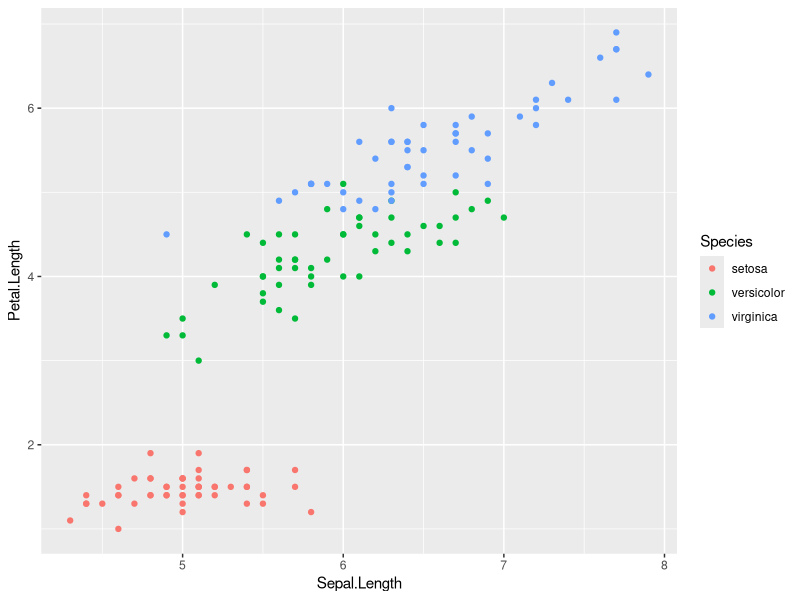
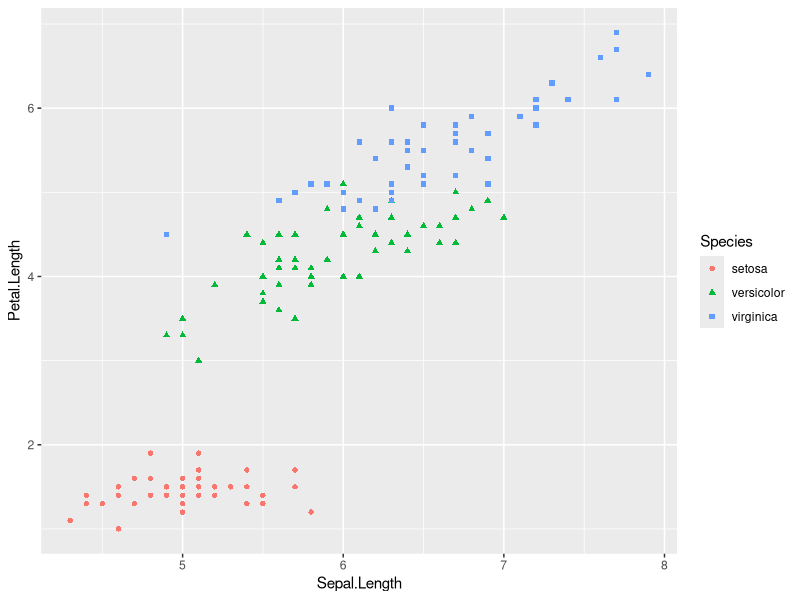
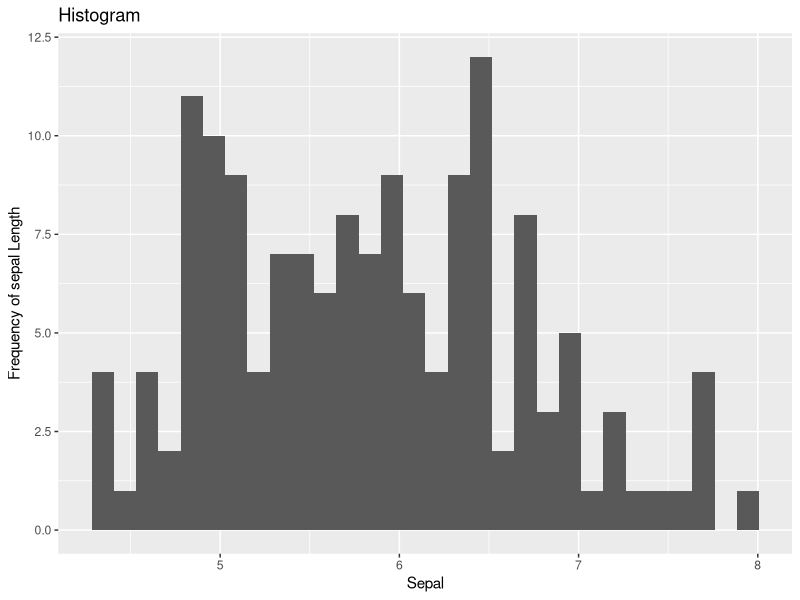
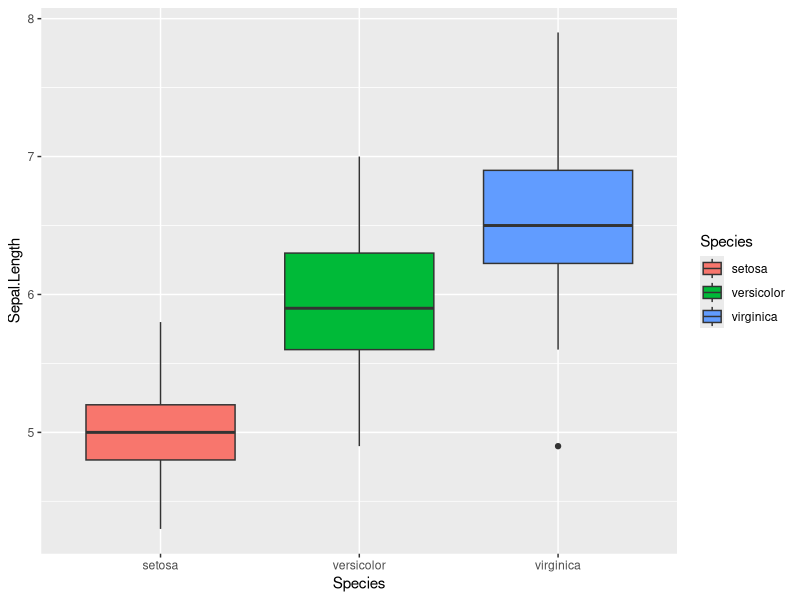
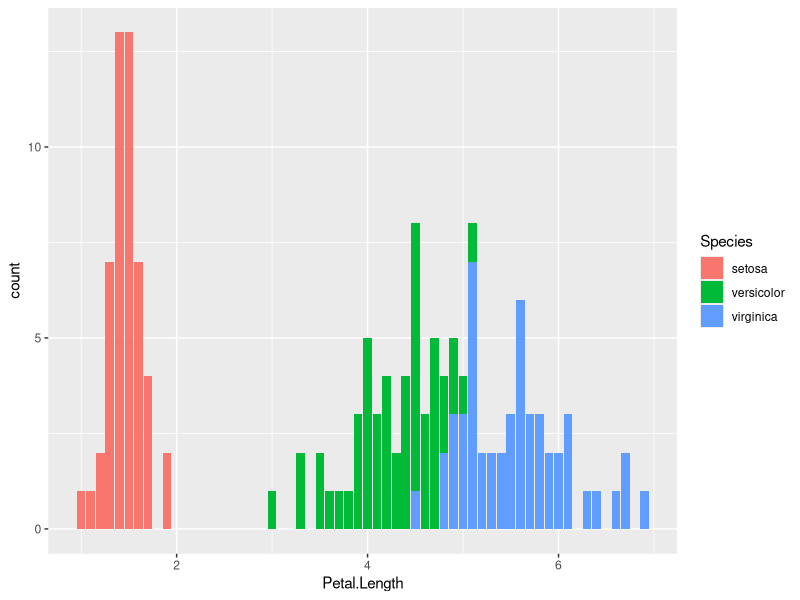
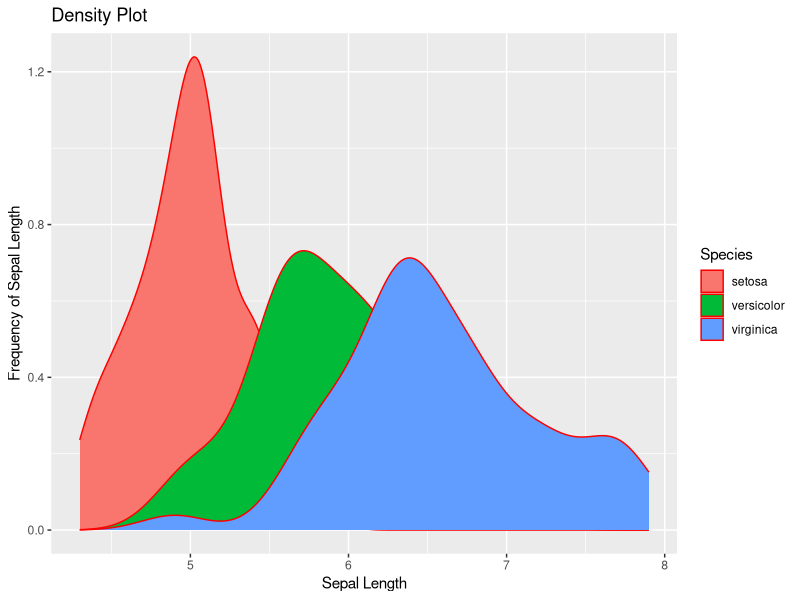
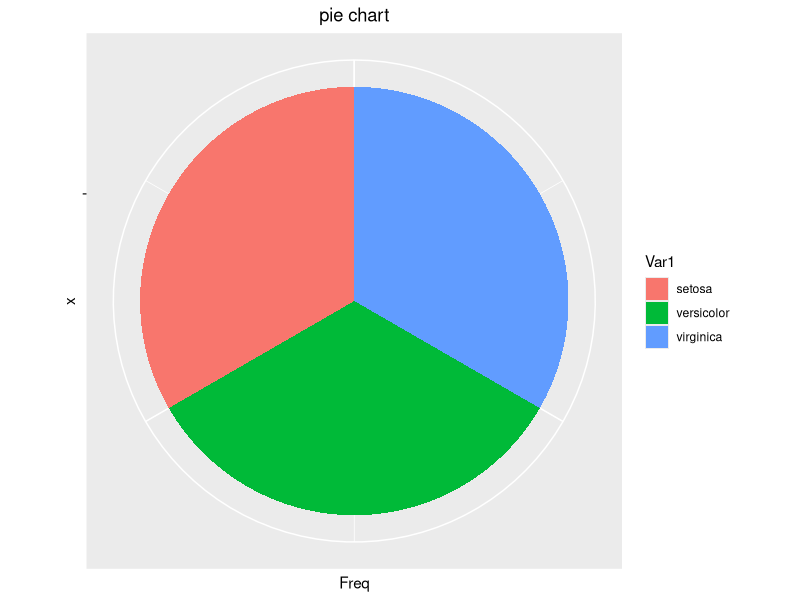
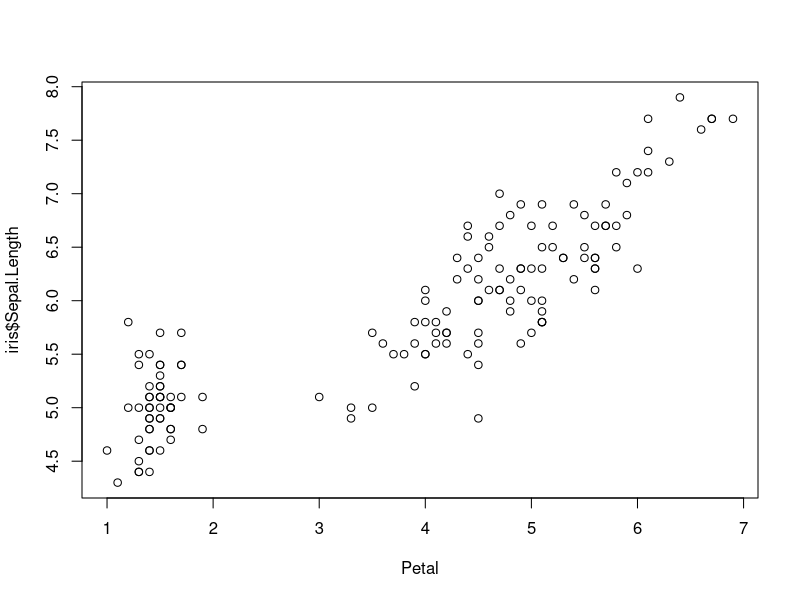

Write R code to recreate these figures, in order. (Note: this script raises an error after producing the figures.)
#ggplot2
install.packages(ggplot2)
library(ggplot2)
View(iris)
str(iris)
summary(iris)
?iris
#scatter plot
ggplot(data = iris, aes(x=Sepal.Length,y=Petal.Length,
                        col=Species))+
  geom_point()


ggplot(data = iris, aes(x=Sepal.Length,y=Petal.Length,
                        col=Species,shape=Species))+
  geom_point()
#histogram
ggplot(data=iris, aes(x=Sepal.Length))+
  labs(x="Sepal",y="Frequency of sepal Length")+
  geom_histogram()+
  ggtitle("Histogram")
#boxplot
ggplot(data=iris, aes(x=Species, y=Sepal.Length,
                      fill=Species))+
  geom_boxplot()
#barplot
ggplot(data=iris, aes(x=Petal.Length,
                      fill=Species))+
  geom_bar()

#use two stat_countggplot
#(data=iris,aes(x=Species, y=Petal.Length,fill=species))
#geom_bar(stat='identity',col="Red")


install.packages(ggplot2)
library(ggplot2)

ggplot(data=iris, aes(x=Sepal.Length, fill =Species))+
  labs(x="Sepal Length" , y="Frequency of Sepal Length")+
  geom_density (col="red", alpha=1)+
  ggtitle("Density Plot")
#pie chart

table(iris$Species)
data = as.data.frame(table(iris$Species))
data

ggplot(data, aes(x="", y=Freq, fill=Var1))+
  geom_bar(stat='identity')+
  theme(axis.line = element_blank(),
        axis.text = element_blank(),
        plot.title =element_text(hjust = 0.5))+
  labs(title = "pie chart")+
  coord_polar(theta ="y",start =0)
#scatter plot
plot(iris$Sepal.Length~iris$Petal.Length ,xlab="Petal")



#histogramiri
hist(iris$Sepal.Length,col="red")

#boxplot
boxplot(iris$Sepal.Length~iris$Species,col='burlywood')

val=matrix(c(9,12,25,10,12,16,18,25,17,23),nrow = 3,ncol = 3)
val
(colors=c("orange","green","yellow"))

(months=c("Jan","Feb","Mar","Apr","May","Jun","Aug","Sep"))

(region=c("East","West","Center"))

barplot(val,xlab="months",ylab = "Revenue", beside = TRUE,col=colors,names.arg = months)
legend('topright',region.fill=colors)
